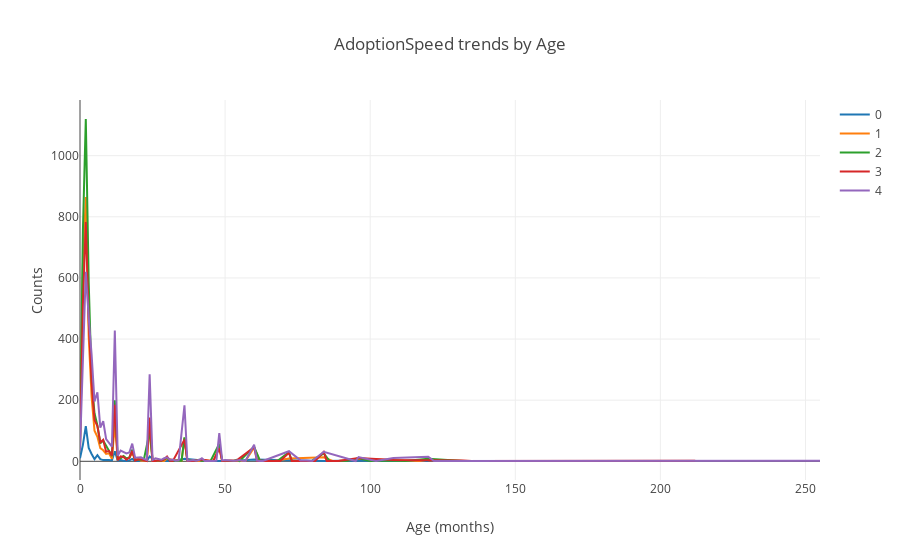

The notebook cell saved with this chart:
### Code cell
data = []
for a in range(5):
    df = train.loc[train['AdoptionSpeed'] == a]

    data.append(go.Scatter(
        x = df['Age'].value_counts().sort_index().index,
        y = df['Age'].value_counts().sort_index().values,
        name = str(a)
    ))
    
layout = go.Layout(dict(title = "AdoptionSpeed trends by Age",
                  xaxis = dict(title = 'Age (months)'),
                  yaxis = dict(title = 'Counts'),
                  )
                  )
py.iplot(dict(data=data, layout=layout), filename='basic-line')

### Figure 1 — Plotly figure (JSON) as saved in the notebook; plotly's stock layout.template omitted (floating-point values rounded to 4 significant figures)
{"data": [{"name": "0", "type": "scatter", "uid": "5838c743-0b2f-4755-be26-5af46ede3cec", "x": [0, 1, 2, 3, 4, 5, 6, 7, 8, 9, 10, 11, 12, 13, 14, 15, 16, 17, 18, 19, 21, 22, 23, 24, 26, 27, 28, 29, 30, 32, 36, 44, 48, 53, 54, 60, 72, 78, 82, 84, 96, 112, 120], "y": [10, 54, 115, 44, 24, 7, 20, 7, 4, 5, 4, 3, 33, 2, 4, 2, 1, 3, 8, 1, 1, 1, 1, 16, 1, 1, 2, 1, 2, 1, 8, 1, 2, 1, 2, 6, 4, 1, 1, 1, 3, 1, 1]}, {"name": "1", "type": "scatter", "uid": "f32d88a4-83df-47d3-a5b2-7d00fd33a719", "x": [0, 1, 2, 3, 4, 5, 6, 7, 8, 9, 10, 11, 12, 13, 14, 15, 16, 17, 18, 19, 20, 21, 22, 23, 24, 25, 27, 28, 29, 30, 32, 35, 36, 37, 38, 39, 41, 42, 46, 48, 49, 50, 51, 52, 53, 54, 55, 56, 57, 60, 62, 63, 65, 67, 72, 84, 87, 89, 96, 108, 117, 120, 132, 147], "y": [50, 643, 865, 408, 211, 100, 80, 43, 36, 24, 26, 8, 121, 7, 11, 16, 9, 11, 27, 7, 8, 2, 2, 2, 110, 2, 2, 2, 1, 10, 4, 1, 77, 2, 1, 1, 1, 4, 1, 47, 1, 2, 2, 3, 2, 2, 1, 1, 1, 45, 1, 1, 1, 1, 9, 13, 1, 1, 8, 3, 1, 5, 1, 1]}, {"name": "2", "type": "scatter", "uid": "56b0978e-8c77-41ad-95aa-3b1278b7e3d4", "x": [0, 1, 2, 3, 4, 5, 6, 7, 8, 9, 10, 11, 12, 13, 14, 15, 16, 17, 18, 19, 20, 21, 22, 24, 25, 26, 27, 28, 29, 30, 31, 32, 33, 34, 35, 36, 37, 38, 39, 41, 42, 45, 48, 49, 50, 51, 53, 54, 55, 60, 62, 64, 65, 67, 68, 72, 73, 74, 76, 77, 78, 80, 84, 86, 88, 91, 92, 96, 100, 108, 112, 120, 132, 144, 156], "y": [44, 754, 1120, 586, 265, 157, 117, 59, 68, 51, 37, 17, 200, 9, 10, 17, 9, 12, 38, 4, 5, 5, 5, 97, 2, 1, 3, 2, 6, 11, 2, 3, 2, 2, 2, 78, 2, 4, 1, 5, 2, 1, 58, 1, 1, 1, 2, 5, 1, 48, 2, 2, 3, 1, 1, 30, 1, 1, 1, 3, 1, 2, 26, 1, 1, 1, 2, 10, 1, 3, 1, 8, 1, 1, 1]}, {"name": "3", "type": "scatter", "uid": "acd238c9-d86c-467c-82d8-4e662c19ae81", "x": [0, 1, 2, 3, 4, 5, 6, 7, 8, 9, 10, 11, 12, 13, 14, 15, 16, 17, 18, 19, 20, 21, 22, 23, 24, 25, 26, 27, 28, 29, 30, 31, 32, 36, 37, 39, 42, 45, 46, 48, 49, 50, 51, 52, 53, 54, 60, 61, 62, 64, 66, 67, 69, 72, 73, 75, 81, 84, 85, 89, 96, 108, 120, 132, 135, 144, 168, 180, 212], "y": [39, 511, 783, 458, 260, 135, 115, 62, 70, 31, 34, 18, 185, 4, 16, 14, 5, 12, 34, 2, 6, 7, 3, 1, 143, 1, 1, 3, 2, 7, 16, 2, 1, 71, 1, 1, 6, 1, 3, 42, 1, 1, 1, 1, 1, 3, 46, 1, 2, 1, 1, 1, 1, 28, 1, 1, 1, 31, 1, 1, 11, 4, 4, 3, 1, 1, 1, 1, 2]}, {"name": "4", "type": "scatter", "uid": "2b71d688-1f7f-426f-b805-da1b7516b47a", "x": [0, 1, 2, 3, 4, 5, 6, 7, 8, 9, 10, 11, 12, 13, 14, 15, 16, 17, 18, 19, 20, 21, 22, 23, 24, 25, 26, 27, 28, 29, 30, 31, 32, 33, 34, 36, 37, 38, 39, 40, 41, 42, 43, 46, 47, 48, 49, 50, 51, 53, 54, 55, 56, 57, 60, 61, 62, 63, 72, 76, 78, 80, 84, 95, 96, 102, 108, 120, 122, 123, 132, 144, 180, 212, 238, 255], "y": [36, 342, 620, 470, 349, 196, 226, 110, 131, 73, 61, 48, 428, 18, 35, 30, 26, 29, 58, 12, 13, 13, 8, 4, 285, 5, 10, 8, 5, 10, 13, 5, 6, 2, 3, 183, 2, 3, 4, 2, 4, 10, 1, 1, 2, 92, 3, 4, 3, 2, 3, 4, 2, 1, 54, 2, 1, 1, 33, 3, 3, 1, 31, 1, 14, 1, 11, 15, 1, 1, 3, 2, 1, 1, 1, 2]}], "layout": {"title": {"text": "AdoptionSpeed trends by Age"}, "xaxis": {"title": {"text": "Age (months)"}}, "yaxis": {"title": {"text": "Counts"}}}}
